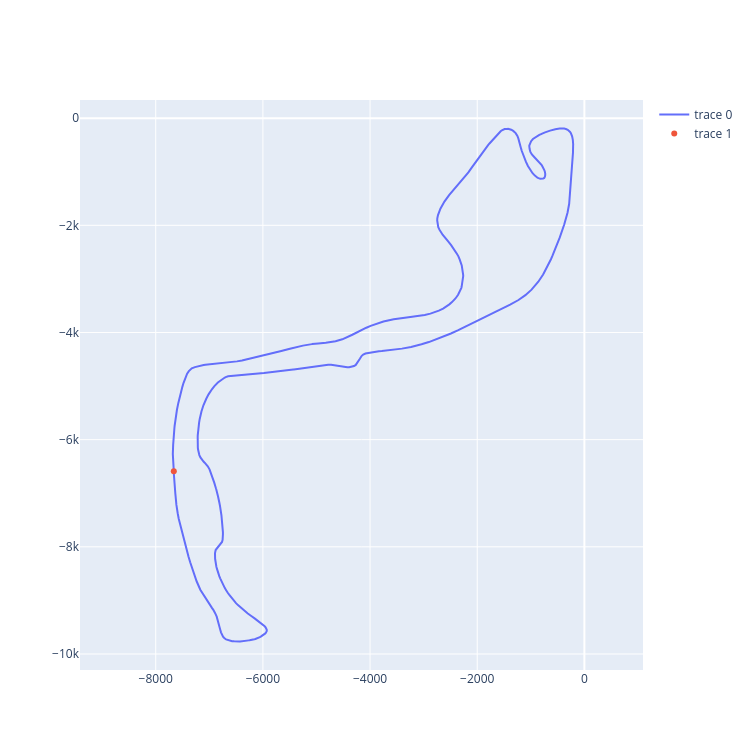

Notebook cell for this chart:
### Markdown cell above
https://plotly.com/python/animations/
Plotly uses frames for animation. 

Problem is that frame duration is the same for every frame (i.e. position of driver). Since I want the position to match with the real times (to see acceleration and braking), I need to find a different solution. 

The simplest approach is to use np.interp() to interpolate the drivers positions for regular time intervals.

### Code cell
# remove above trace
fig.data = fig.data[:-1]

# add first point of the lap to the plot ([0])
fig.add_trace(go.Scatter(x = [fastest_lap["X"][0]], y = [fastest_lap["Y"][0]], mode = "markers")) # the coordinates are not allowed to be floats -> use list

### Figure 1 — Plotly figure (JSON) as saved in the notebook; plotly's stock layout.template omitted (floating-point values rounded to 4 significant figures; data arrays with more than 128 entries replaced by an {"elided": "..."} marker saying what was removed)
{"data": [{"mode": "lines", "type": "scatter", "x": {"elided": "683 float values"}, "y": {"elided": "683 float values"}}, {"mode": "markers", "type": "scatter", "x": [-7663.0], "y": [-6590.0]}], "layout": {"height": 750, "width": 750, "yaxis": {"scaleanchor": "x", "scaleratio": 1}}}
